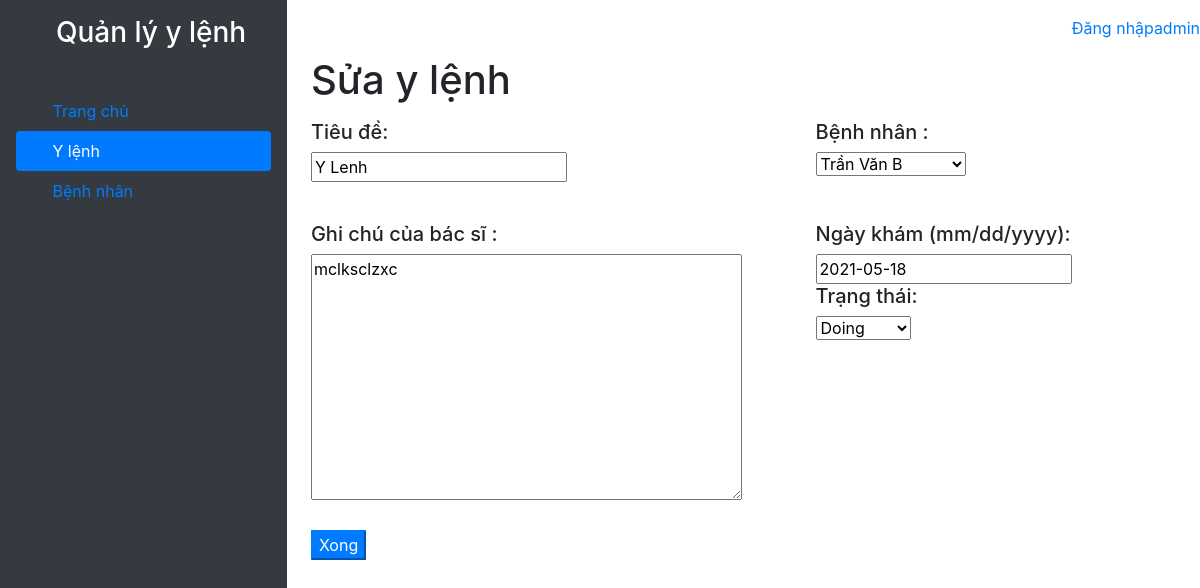
The app's page /ylenh/ylenh_modify/10/ with its own data.
### ylenh/models.py (models this page shows)
class YLenh(models.Model):
    STATUS = (
        ('Complete', 'Complete'),
        ('Fail', 'Fail'),
        ('Doing', 'Doing'),
    )
    username = models.ForeignKey(User, editable=False, on_delete = models.CASCADE, null=True)
    patient = models.ForeignKey(Patient, on_delete=models.CASCADE, null=True)
    title = models.CharField(default='Y Lenh', max_length=40)
    content = models.TextField()
    day_start = models.DateTimeField(auto_now_add=True)
    day_end = models.DateField("Day End(mm/dd/yyyy)")
    status = models.CharField(max_length=12, default='Doing', choices=STATUS)
    day_update = models.DateField(default=date.today())

### ylenh/views.py (the view, shortened to what this page needs)
# urls.py: path('ylenh_modify/<int:id>/', views.ylenh_modify, name="modify_ylenh"),
def ylenh_modify(request, id):
    ylenh = YLenh.objects.get(id=id)
    form = UpdateYLenhForm(instance=ylenh)
    date = datetime.date.today()
    context = {'form': form}
    return render(request, 'ylenh/ylenh_modify.html', context=context)

### ylenh/form.py
class UpdateYLenhForm(forms.ModelForm):
    class Meta:
        model = YLenh
        exclude = ['username', 'day_update']
        fields = ['title', 'patient', 'content', 'day_end', 'status']
        day_end = forms.DateField(
        widget=forms.widgets.DateInput(format="%m/%d/%Y"))

### patient/models.py (called while the page is built)
    def __str__(self):
        return self.patient_name

### ylenh/templates/ylenh/ylenh_modify.html (shortened to what this page needs)
<!DOCTYPE html>
<html lang="en">
<head>
    <link rel="stylesheet" href="https://stackpath.bootstrapcdn.com/bootstrap/4.1.3/css/bootstrap.min.css">
</head>
<body>
<div class="wrapper d-flex">
    <div class="d-flex flex-column p-3 text-white bg-dark" style="width: 300px ; height:100vh;">
        <a href="/" class="d-flex align-items-center mb-3 mb-md-0 me-md-auto text-white text-decoration-none">
            <svg class="bi me-2" width="40" height="32"><use xlink:href="#bootstrap"></use></svg>
            <h3 class="fs-4">Quản lý y lệnh</h3>
        </a>
        <ul class="nav nav-pills flex-column mb-auto">
            <li class="nav-item">
                <a href="#" class="nav-link ">
                    <svg class="bi me-2" width="16" height="16"><use xlink:href="#home"></use></svg>
                    Trang chủ
                </a>
            </li>
            <li>
                <a href="/ylenh" class="nav-link text-white active">
                    <svg class="bi me-2" width="16" height="16"><use xlink:href="#speedometer2"></use></svg>
                    Y lệnh
                </a>
            </li>
            <li>
                <a href="/patient" class="nav-link">
                    <svg class="bi me-2" width="16" height="16"><use xlink:href="#speedometer2"></use></svg>
                    Bệnh nhân
                </a>
            </li>
        </ul>
    </div>
    <div style="width: 80%">
        <nav height : 40px; class="mt-3 d-flex justify-content-end">
            {% if user.username %}
            <p>Xin chào {{user.username}}</p>
            <p><a class="mr-2" href="{% url 'logout' %}">(Đăng xuất)</a></p>
            {% else %}
            <p><a href="{% url 'login' %}">Đăng nhập</a></p>
            <p><a href="/admin">admin</a></p>
            {% endif %}
        </nav>
        <div class="ml-4">
            <h1> Sửa y lệnh</h1>
            <form method="POST">
            <div class="d-flex justify-content-between mr-5 mb-3 mt-3" >
                <div class="mb-4" style="width: 60%;"> <h5 class="mb-2  ">Tiêu đề: </h5>
                    <div>
                        {{form.title}}
                    </div>
                </div>
                <div class="mb-4" style="width: 40%;"> <h5 class="mb-2">Bệnh nhân : </h5>
                    <div>
                        {{form.patient}}
                    </div>
                </div>
            </div>
            <div class="d-flex justify-content-between mr-5">
                <div class="mb-4" style="width: 60%;"> <h5 class="mb-2">Ghi chú của bác sĩ : </h5>
                    <div>
                        {{form.content}}
                    </div>
                </div>
                <div class="mb-4" style="width: 40%;"> <h5 class="mb-2"> Ngày khám (mm/dd/yyyy): </h5>
                    <div>
                        {{form.day_end}}
                    </div>
                    <div>
                        <h5 class="mb-2">Trạng thái:</h5>
                    </div>
                    <div>
                        {{form.status}}
                    </div>
                </div>
            </div>
            <input type="submit" class="btn-primary" value="Xong"/>
        </div>
    </div>
</body>
</html>

### records on screen
YLenh: title "Y Lenh", patient "Trần Văn B", content "mclksclzxc", day_end "2021-05-18", status "Doing"
